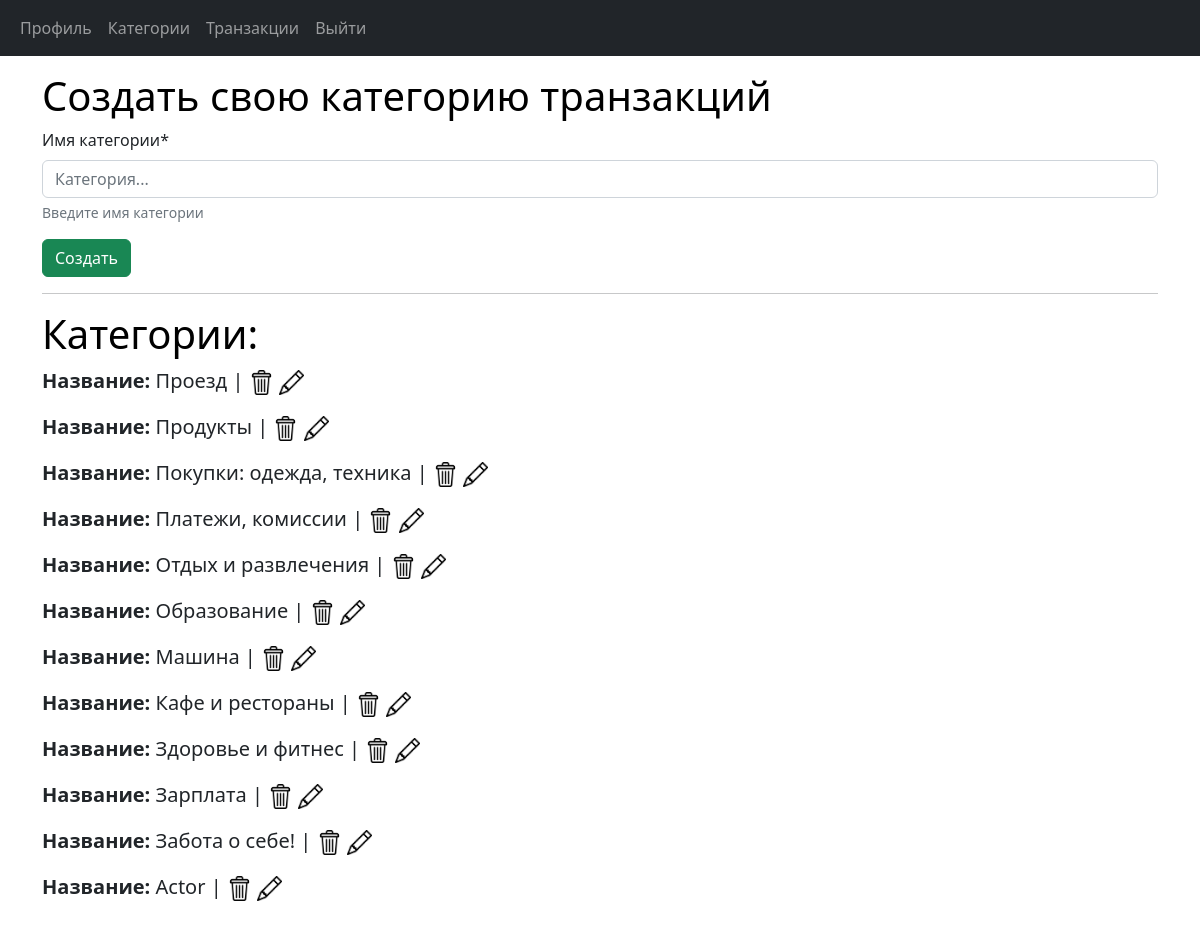
Page /categories/ (signed in) on the earlier database version.
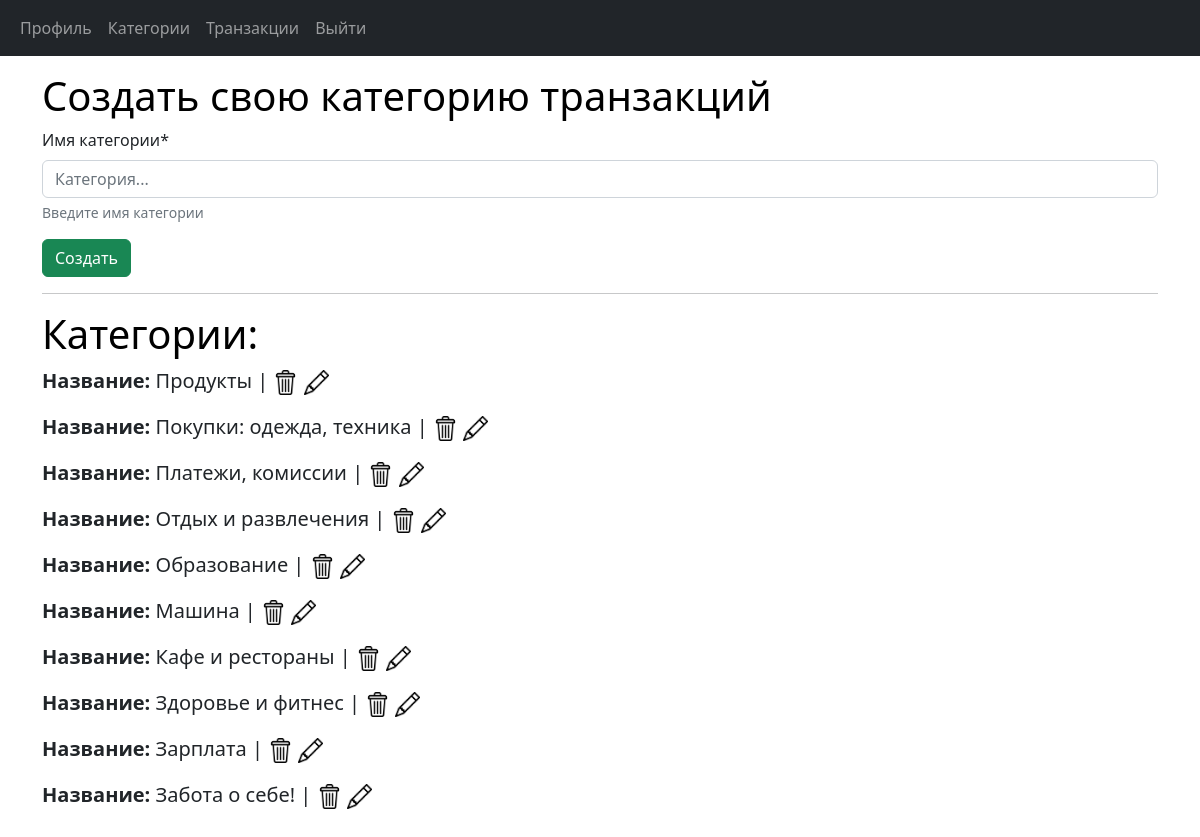
Same page on the later database version.
### main/models.py (models this page shows, shortened)
class Category(models.Model):
    user = models.ForeignKey(get_user_model(), on_delete=models.CASCADE)
    name = models.CharField(max_length=100, verbose_name='Category')
    class Meta:
        verbose_name = 'Категория'
        verbose_name_plural = 'Категории'
        ordering = ['-name']

### main/views.py (the view)
# urls.py: path('categories/', category_list_and_create, name='categories'),
@login_required(login_url='account_login')
def category_list_and_create(request):
    categories = Category.objects.filter(user=request.user)
    if request.method == 'POST':
        category_form = CategoryCreationForm(request.POST)
        if category_form.is_valid():
            new_category = Category()
            new_category.user = request.user
            new_category.name = category_form.cleaned_data['name']
            new_category.save()
            return HttpResponseRedirect(reverse('categories'))
        else:
            return render(request, templ.get('category').get('list'), {'categories': categories, 'form': category_form})
    else:
        form = CategoryCreationForm()
        return render(request, templ.get('category').get('list'), {'form': form, 'categories': categories})

### main/forms.py
class CategoryCreationForm(forms.Form):
    name = forms.CharField(label='Имя категории', help_text='Введите имя категории', max_length=100,
                           widget=TextInput(attrs={'class': ATTRS['class'], 'placeholder': 'Категория...'}))

### templates/main/category_list.html (shortened to what this page needs)
{% extends 'base.html' %}
{% load static %}
{% load crispy_forms_tags %}
{% block content %}
<h1>Создать свою категорию транзакций</h1>
<form method="post">
    {{ form|crispy }}
    <input type="submit" class="btn btn-success" value="Создать">
</form>
<hr>
<h1>Категории:</h1>
{% for category in categories %}
<p style="font-size: 20px"><b>Название:</b> {{ category.name }} |
    <a href="{% url 'category_delete' category.pk %}"><img src="{% static 'icons/collector.png'%}" class="icon_cat"></a>
    <a href="{% url 'category_update' category.pk %}"><img src="{% static 'icons/pencile.png' %}" class="icon_cat"></a>
</p>
{% endfor %}
{% endblock %}

### templates/base.html (shortened to what this page needs)
<!DOCTYPE html>
{% load static %}
<html>
    <head>
        <link href="https://cdn.jsdelivr.net/npm/bootstrap@5.2.0/dist/css/bootstrap.min.css" rel="stylesheet">
        <link href="{% static 'css/base_v2.css' %}" rel="stylesheet">
    </head>
    <body>
        <nav class="navbar navbar-expand-md navbar-dark fixed-top bg-dark">
            <div class="container-fluid">
                <div class="collapse navbar-collapse" id="navbarCollapse">
                    <ul class="navbar-nav me-auto mb-2 mb-md-0">
                        {% if user.is_authenticated %}
                        <li class="nav-item">
                            <a class="nav-link" href="{% url 'profile' %}">Профиль</a>
                        </li>
                        <li class="nav-item">
                            <a class="nav-link" href="{% url 'categories' %}">Категории</a>
                        </li>
                        <li class="nav-item">
                            <a class="nav-link" href="{% url 'transaction_list' %}">Транзакции</a>
                        </li>
                        <li class="nav-item">
                            <a class="nav-link" href="{% url 'account_logout' %}">Выйти</a>
                        </li>
                        {% endif %}
                    </ul>
                </div>
            </div>
        </nav>
        <div class="container">
            {% block content %}
            {% endblock %}
        </div>
    </body>
</html>

### static/css/base_v2.css (style rules this page uses)
h1 { color: black; }
.icon_cat { width: 25px; height: 25px; }
body { min-height: 75rem; padding-top: 4.5rem; }
.container { word-wrap: break-word; }

Differences in the rows shown:
removed Category: name "Проезд"
removed Category: name "Actor"
